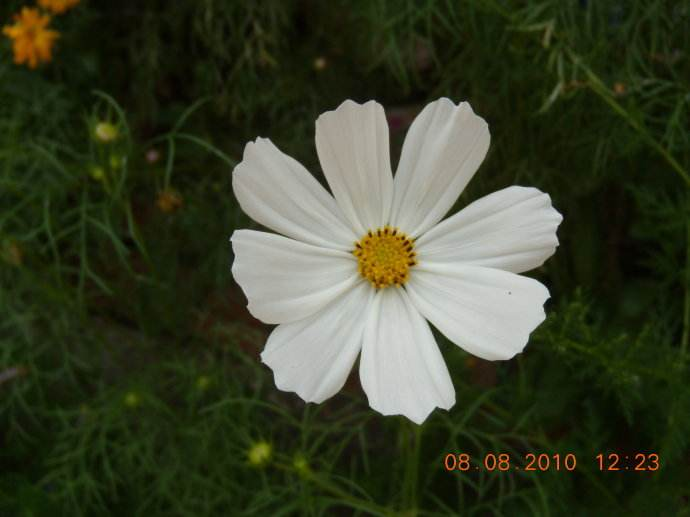
//> input picture Watershed/srcImage/timg.jpg, 690 x 517 px
$ ./main   (built with g++ and OpenCV 4)
//> lines starting //> are read from the running program, lines starting //| are printed output that depends on the picture; after the words box and inside, x2 and y2 are one past the last pixel; in counts of white or black regions, pixels touching at a corner belong together
#include <iostream>

#include <opencv2\core.hpp>
#include <opencv2\highgui\highgui.hpp>
#include <opencv2\imgproc\imgproc.hpp>

using namespace std;
using namespace cv;


typedef struct CvWSNode
{
	struct CvWSNode* next;
	int mask_ofs;
	int img_ofs;
}
CvWSNode;

typedef struct CvWSQueue
{
	CvWSNode* first;
	CvWSNode* last;
}
CvWSQueue;

CvWSNode* icvAllocWSNodes(CvMemStorage* storage)
{
	CvWSNode* n = 0;

	int i, count = (storage->block_size - sizeof(CvMemBlock)) / sizeof(*n) - 1;

	n = (CvWSNode*)cvMemStorageAlloc(storage, count*sizeof(*n));
	for (i = 0; i < count - 1; i++)
		n[i].next = n + i + 1;
	n[count - 1].next = 0;

	return n;
}
void Watershed(InputArray __src, InputOutputArray __markers)
{

	CvMat __srcarr = __src.getMat(), __dstarr = __markers.getMat();
	CvMat *srcarr = &__srcarr, *dstarr = &__dstarr;


	const int IN_QUEUE = -2;
	const int WSHED = -1;
	const int NQ = 256;
	cv::Ptr<CvMemStorage> storage;

	CvMat sstub, *src;
	CvMat dstub, *dst;
	CvSize size;
	CvWSNode* free_node = 0, *node;
	CvWSQueue q[NQ];
	int active_queue;
	int i, j;
	//int db, dg, dr;
	int* mask;
	uchar* img;
	int mstep, istep;
	int subs_tab[513];

	// MAX(a,b) = b + MAX(a-b,0)
#define ws_max(a,b) ((b) + subs_tab[(a)-(b)+NQ])
	// MIN(a,b) = a - MAX(a-b,0)
#define ws_min(a,b) ((a) - subs_tab[(a)-(b)+NQ])

#define ws_push(idx,mofs,iofs)  \
	{                               \
	if (!free_node)            \
	free_node = icvAllocWSNodes(storage); \
	node = free_node;           \
	free_node = free_node->next; \
	node->next = 0;             \
	node->mask_ofs = mofs;      \
	node->img_ofs = iofs;       \
	if (q[idx].last)           \
	q[idx].last->next = node; \
		else                        \
		q[idx].first = node;    \
		q[idx].last = node;         \
	}

#define ws_pop(idx,mofs,iofs)   \
	{                               \
	node = q[idx].first;        \
	q[idx].first = node->next;  \
	if (!node->next)           \
	q[idx].last = 0;        \
	node->next = free_node;     \
	free_node = node;           \
	mofs = node->mask_ofs;      \
	iofs = node->img_ofs;       \
	}

#define c_diff(ptr1,ptr2,diff)      \
	{                                   \
	diff = abs((ptr1)[0] - (ptr2)[0]); \
	assert(0 <= diff && diff <= 255); \
	}

	src = cvGetMat(srcarr, &sstub);
	dst = cvGetMat(dstarr, &dstub);

	if (CV_MAT_TYPE(src->type) != CV_8UC1)
		CV_Error(CV_StsUnsupportedFormat, "Only 8-bit, 1-channel input images are supported");

	if (CV_MAT_TYPE(dst->type) != CV_32SC1)
		CV_Error(CV_StsUnsupportedFormat,
		"Only 32-bit, 1-channel output images are supported");

	if (!CV_ARE_SIZES_EQ(src, dst))
		CV_Error(CV_StsUnmatchedSizes, "The input and output images must have the same size");

	size.height = src->rows;
	size.width = src->cols;

	storage = cvCreateMemStorage();

	istep = src->step;
	img = src->data.ptr;
	mstep = dst->step / sizeof(mask[0]);
	mask = dst->data.i;

	memset(q, 0, NQ*sizeof(q[0]));

	for (i = 0; i < 256; i++)
		subs_tab[i] = 0;
	for (i = 256; i <= 512; i++)
		subs_tab[i] = i - 256;

	// draw a pixel-wide border of dummy "watershed" (i.e. boundary) pixels
	for (j = 0; j < size.width; j++)
		mask[j] = mask[j + mstep*(size.height - 1)] = WSHED;

	// initial phase: put all the neighbor pixels of each marker to the ordered queue -
	// determine the initial boundaries of the basins
	for (i = 1; i < size.height - 1; i++)
	{
		img += istep; mask += mstep;
		mask[0] = mask[size.width - 1] = WSHED;

		for (j = 1; j < size.width - 1; j++)
		{
			int* m = mask + j;
			if (m[0] < 0) m[0] = 0;
			//当前像素是未知像素，且其上下左右至少有一个是标记像素
			if (m[0] == 0 && (m[-1] > 0 || m[1] > 0 || m[-mstep] > 0 || m[mstep] > 0))
			{
				uchar* ptr = img + j;//原图形是三通道，所以*3
				int idx = 256, t;
				if (m[-1] > 0)
					c_diff(ptr, ptr - 1, idx);//idx返回RGB三通道差值最大的一个
				if (m[1] > 0)
				{
					c_diff(ptr, ptr + 1, t);
					idx = ws_min(idx, t);
				}
				if (m[-mstep] > 0)
				{
					c_diff(ptr, ptr - istep, t);
					idx = ws_min(idx, t);
				}
				if (m[mstep] > 0)
				{
					c_diff(ptr, ptr + istep, t);
					idx = ws_min(idx, t);
				}
				assert(0 <= idx && idx <= 255);
				ws_push(idx, i*mstep + j, i*istep + j);//将该像素在 标记图像和原图像中的位置信息压如队列
				m[0] = IN_QUEUE;
			}
		}
	}

	// find the first non-empty queue
	for (i = 0; i < NQ; i++)
	if (q[i].first)
		break;

	// if there is no markers, exit immediately
	if (i == NQ)
		return;

	active_queue = i;
	img = src->data.ptr;
	mask = dst->data.i;

	// recursively fill the basins
	for (;;)
	{
		int mofs, iofs;
		int lab = 0, t;
		int* m;
		uchar* ptr;

		if (q[active_queue].first == 0)
		{
			for (i = active_queue + 1; i < NQ; i++)
			if (q[i].first)
				break;
			if (i == NQ)
				break;
			active_queue = i;
		}

		ws_pop(active_queue, mofs, iofs);

		m = mask + mofs;
		ptr = img + iofs;
		t = m[-1];
		if (t > 0) lab = t;
		t = m[1];
		if (t > 0)
		{
			if (lab == 0) lab = t;
			else if (t != lab) lab = WSHED;
		}
		t = m[-mstep];
		if (t > 0)
		{
			if (lab == 0) lab = t;
			else if (t != lab) lab = WSHED;
		}
		t = m[mstep];
		if (t > 0)
		{
			if (lab == 0) lab = t;
			else if (t != lab) lab = WSHED;
		}
		assert(lab != 0);
		m[0] = lab;
		if (lab == WSHED)
			continue;

		if (m[-1] == 0)
		{
			c_diff(ptr, ptr - 1, t);
			ws_push(t, mofs - 1, iofs - 1);
			active_queue = ws_min(active_queue, t);
			m[-1] = IN_QUEUE;
		}
		if (m[1] == 0)
		{
			c_diff(ptr, ptr + 1, t);
			ws_push(t, mofs + 1, iofs + 1);
			active_queue = ws_min(active_queue, t);
			m[1] = IN_QUEUE;
		}
		if (m[-mstep] == 0)
		{
			c_diff(ptr, ptr - istep, t);
			ws_push(t, mofs - mstep, iofs - istep);
			active_queue = ws_min(active_queue, t);
			m[-mstep] = IN_QUEUE;
		}
		if (m[mstep] == 0)
		{
			c_diff(ptr, ptr + istep, t);
			ws_push(t, mofs + mstep, iofs + istep);
			active_queue = ws_min(active_queue, t);
			m[mstep] = IN_QUEUE;
		}
	}
}


int main(int argc, char **argv)
{
	string fileName = "D:/Document/VS workplace/barCode/srcImage/timg.jpg";
	Mat src = imread(fileName, CV_LOAD_IMAGE_GRAYSCALE);
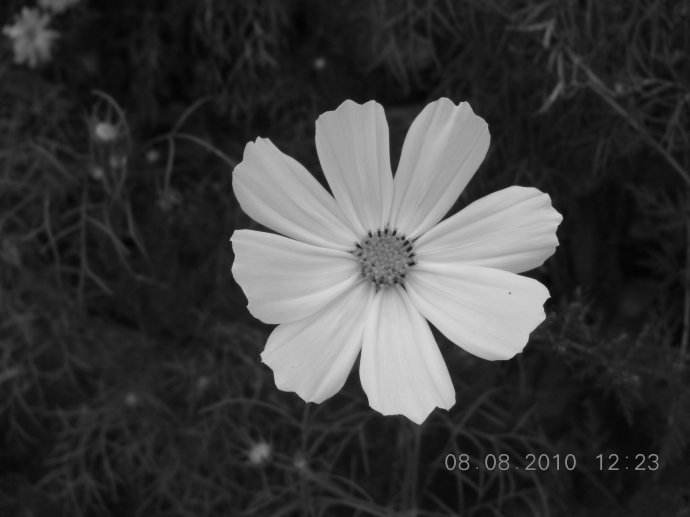
//> src: 517 rows x 690 cols, CV_8UC1; min 0, max 222, mean 59.8
	imshow("src", src);

	Mat gray = src.clone();
	//cvtColor(src, gray, CV_BGR2GRAY);

	Mat threod;
	threshold(gray, threod, 60, 255, CV_THRESH_BINARY);
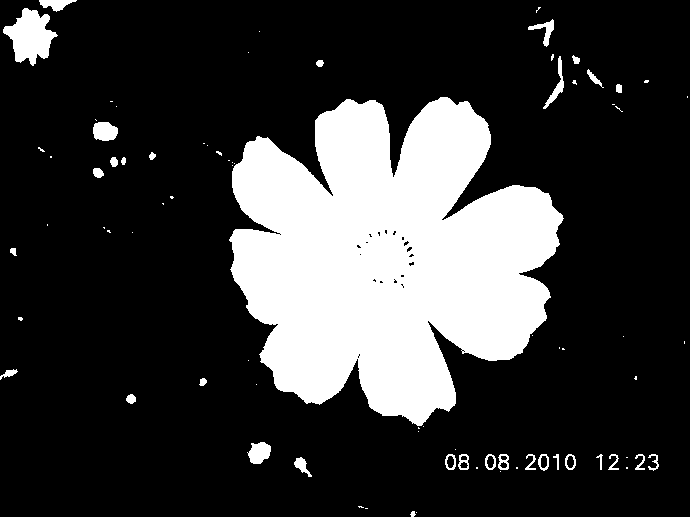
//> threod: 517 rows x 690 cols, CV_8UC1; 22% white; 81 white regions (48 under 20 px), largest, box (x1, y1, x2, y2) and area: (229, 97, 564, 426) 73339, (3, 8, 58, 66) 1788, (93, 122, 118, 141) 389
	imshow("threshold", threod);

	Mat fg;
	erode(threod, fg, Mat(), Point(-1, -1), 8);
//> fg: 517 rows x 690 cols, CV_8UC1; 14.8% white; 2 white regions, box (x1, y1, x2, y2) and area: (240, 108, 550, 413) 52406, (21, 22, 42, 50) 356
	imshow("fg", fg);

	Mat bg;
	dilate(threod, bg, Mat(), Point(-1, -1), 8);
//> bg: 517 rows x 690 cols, CV_8UC1; 34.5% white; 30 white regions, largest, box (x1, y1, x2, y2) and area: (195, 89, 572, 440) 90656, (520, 0, 631, 120) 5899, (437, 441, 584, 480) 4775
	threshold(bg, bg, 1, 128, THRESH_BINARY_INV);
	imshow("bg", bg);

	Mat marker = fg + bg;
    imshow("marker", marker);
	marker.convertTo(marker, CV_32S);
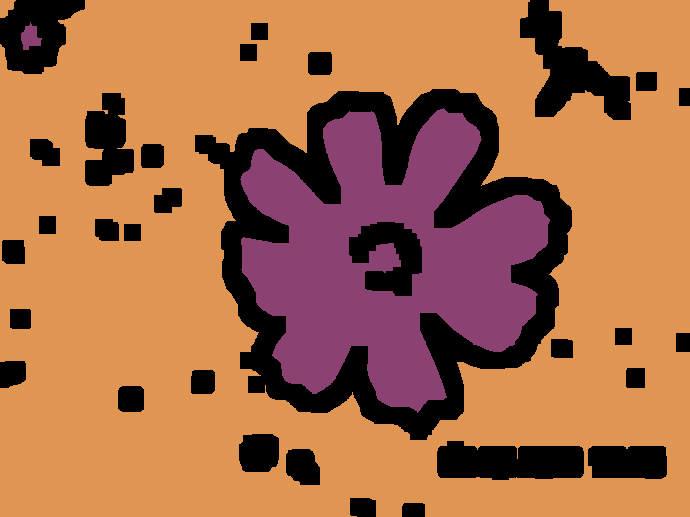
//> marker: 517 rows x 690 cols, CV_32SC1; 3 distinct labels, from 0 to 255; one colour per label, 0 black

	Watershed(src, marker);
//> after the loop in Watershed, `for (j = 0; j < size.width; j++)`:
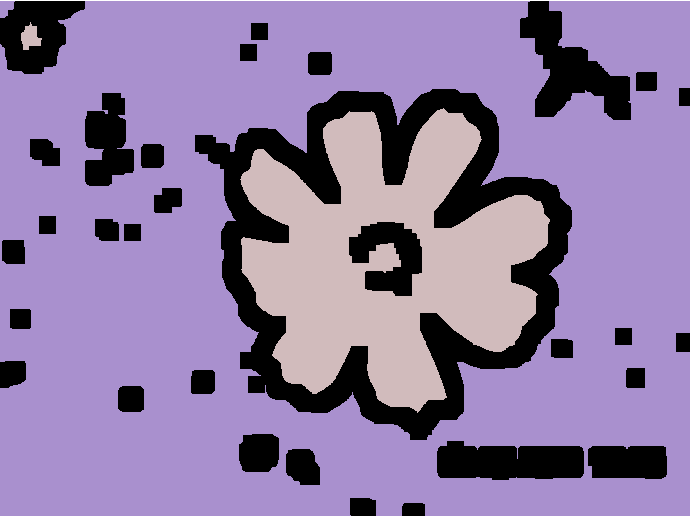
//> dst: 517 rows x 690 cols, CV_32SC1; 4 distinct labels, from -1 to 255; one colour per label, 0 black, -1 white
//> after the loop in Watershed, `for (i = 1; i < size.height - 1; i++)`:
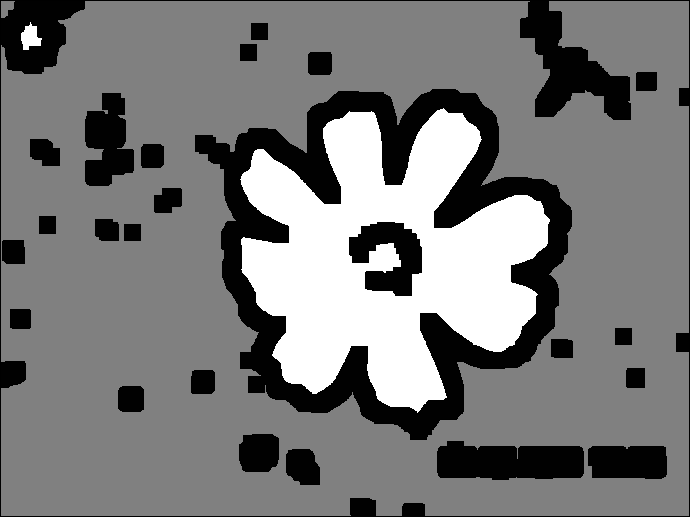
//> dst: 517 rows x 690 cols, CV_32SC1; 2.2% of pixels changed, all inside (x1, y1, x2, y2) = (0, 1, 690, 516); drawn with min black and max white
//> the loop in Watershed, `for (;;)` made 70245 passes
//> (mofs, iofs) on passes 2 to 13: (1238, 1238), (1394, 1394), (1908, 1908), (5378, 5378), (5604, 5604), (6293, 6293), (6908, 6908), (6909, 6909), (7666, 7666), (8140, 8140), (8143, 8143), (8150, 8150)
//> (mofs, iofs) on passes 72, 73, 76: (32275, 32275), (32965, 32965), (33007, 33007)
//> after the loop in Watershed, `for (;;)`: active_queue = 137
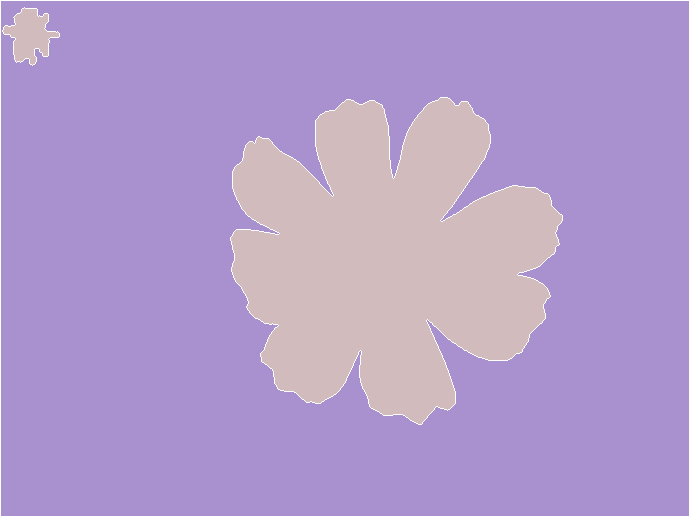
//> marker: 517 rows x 690 cols, CV_32SC1; 3 distinct labels, from -1 to 255; one colour per label, 0 black, -1 white
	Mat result;
	marker.convertTo(result, CV_8U);
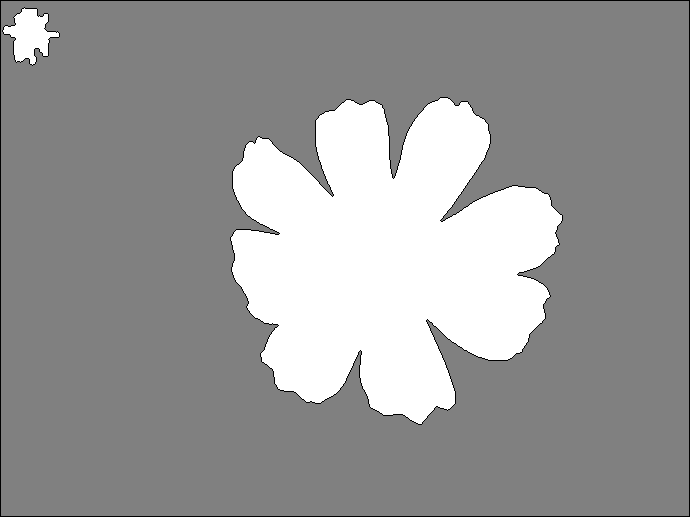
//> result: 517 rows x 690 cols, CV_8UC1; min 0, max 255, mean 152.5
	imshow("result", result);


	waitKey(0);
	return 0;
}
